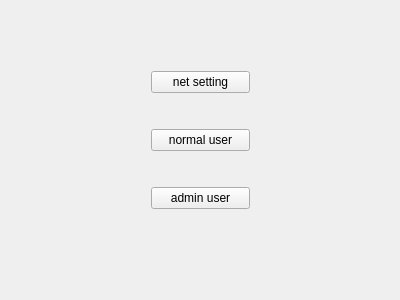
<?xml version="1.0" encoding="UTF-8"?>
<ui version="4.0">
 <class>Widget</class>
 <widget class="QWidget" name="Widget">
  <property name="geometry">
   <rect>
    <x>0</x>
    <y>0</y>
    <width>400</width>
    <height>300</height>
   </rect>
  </property>
  <property name="windowTitle">
   <string>Widget</string>
  </property>
  <widget class="QWidget" name="">
   <property name="geometry">
    <rect>
     <x>140</x>
     <y>30</y>
     <width>121</width>
     <height>221</height>
    </rect>
   </property>
   <layout class="QVBoxLayout" name="verticalLayout">
    <item>
     <widget class="QPushButton" name="nsbtn">
      <property name="text">
       <string>net setting</string>
      </property>
     </widget>
    </item>
    <item>
     <widget class="QPushButton" name="nubtn">
      <property name="text">
       <string>normal user</string>
      </property>
     </widget>
    </item>
    <item>
     <widget class="QPushButton" name="aubtn">
      <property name="text">
       <string>admin user</string>
      </property>
     </widget>
    </item>
   </layout>
  </widget>
 </widget>
 <layoutdefault spacing="6" margin="11"/>
 <resources/>
 <connections/>
</ui>
